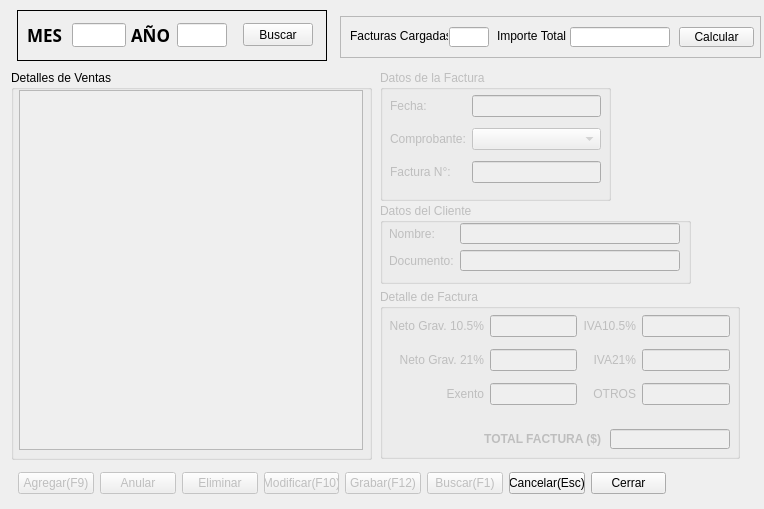
<?xml version="1.0" encoding="UTF-8"?>
<ui version="4.0">
 <class>Ventas</class>
 <widget class="QWidget" name="Ventas">
  <property name="geometry">
   <rect>
    <x>0</x>
    <y>0</y>
    <width>764</width>
    <height>509</height>
   </rect>
  </property>
  <property name="minimumSize">
   <size>
    <width>764</width>
    <height>509</height>
   </size>
  </property>
  <property name="maximumSize">
   <size>
    <width>764</width>
    <height>509</height>
   </size>
  </property>
  <property name="focusPolicy">
   <enum>Qt::StrongFocus</enum>
  </property>
  <property name="windowTitle">
   <string>Ventas</string>
  </property>
  <property name="windowIcon">
   <iconset>
    <normaloff>Iconos/Icon.ico</normaloff>Iconos/Icon.ico</iconset>
  </property>
  <property name="styleSheet">
   <string notr="true"/>
  </property>
  <widget class="QGroupBox" name="groupBox">
   <property name="geometry">
    <rect>
     <x>11</x>
     <y>70</y>
     <width>361</width>
     <height>390</height>
    </rect>
   </property>
   <property name="title">
    <string>Detalles de Ventas</string>
   </property>
   <widget class="QTableWidget" name="Tabla_V">
    <property name="enabled">
     <bool>false</bool>
    </property>
    <property name="geometry">
     <rect>
      <x>8</x>
      <y>20</y>
      <width>344</width>
      <height>360</height>
     </rect>
    </property>
    <property name="focusPolicy">
     <enum>Qt::ClickFocus</enum>
    </property>
    <property name="styleSheet">
     <string notr="true"/>
    </property>
    <property name="horizontalScrollBarPolicy">
     <enum>Qt::ScrollBarAlwaysOff</enum>
    </property>
    <property name="selectionMode">
     <enum>QAbstractItemView::SingleSelection</enum>
    </property>
    <property name="selectionBehavior">
     <enum>QAbstractItemView::SelectRows</enum>
    </property>
    <attribute name="verticalHeaderVisible">
     <bool>false</bool>
    </attribute>
   </widget>
  </widget>
  <widget class="QFrame" name="frame">
   <property name="geometry">
    <rect>
     <x>17</x>
     <y>10</y>
     <width>310</width>
     <height>51</height>
    </rect>
   </property>
   <property name="frameShape">
    <enum>QFrame::Panel</enum>
   </property>
   <property name="frameShadow">
    <enum>QFrame::Plain</enum>
   </property>
   <widget class="QLabel" name="label_2">
    <property name="geometry">
     <rect>
      <x>10</x>
      <y>13</y>
      <width>40</width>
      <height>24</height>
     </rect>
    </property>
    <property name="font">
     <font>
      <family>Arial Black</family>
      <pointsize>13</pointsize>
      <weight>75</weight>
      <bold>true</bold>
      <kerning>true</kerning>
     </font>
    </property>
    <property name="text">
     <string>MES</string>
    </property>
   </widget>
   <widget class="QLineEdit" name="Line_Mes">
    <property name="geometry">
     <rect>
      <x>55</x>
      <y>13</y>
      <width>54</width>
      <height>24</height>
     </rect>
    </property>
   </widget>
   <widget class="QLabel" name="label_3">
    <property name="geometry">
     <rect>
      <x>114</x>
      <y>13</y>
      <width>41</width>
      <height>24</height>
     </rect>
    </property>
    <property name="font">
     <font>
      <family>Arial Black</family>
      <pointsize>13</pointsize>
      <weight>75</weight>
      <bold>true</bold>
      <kerning>true</kerning>
     </font>
    </property>
    <property name="text">
     <string>AÑO</string>
    </property>
   </widget>
   <widget class="QLineEdit" name="Line_Ano">
    <property name="geometry">
     <rect>
      <x>160</x>
      <y>13</y>
      <width>50</width>
      <height>24</height>
     </rect>
    </property>
   </widget>
   <widget class="QPushButton" name="B_BuscarP">
    <property name="geometry">
     <rect>
      <x>226</x>
      <y>13</y>
      <width>70</width>
      <height>23</height>
     </rect>
    </property>
    <property name="focusPolicy">
     <enum>Qt::ClickFocus</enum>
    </property>
    <property name="text">
     <string>Buscar</string>
    </property>
    <property name="autoDefault">
     <bool>true</bool>
    </property>
   </widget>
  </widget>
  <widget class="QGroupBox" name="G_Fact">
   <property name="enabled">
    <bool>false</bool>
   </property>
   <property name="geometry">
    <rect>
     <x>380</x>
     <y>70</y>
     <width>231</width>
     <height>131</height>
    </rect>
   </property>
   <property name="focusPolicy">
    <enum>Qt::NoFocus</enum>
   </property>
   <property name="title">
    <string>Datos de la Factura</string>
   </property>
   <widget class="QWidget" name="layoutWidget">
    <property name="geometry">
     <rect>
      <x>10</x>
      <y>20</y>
      <width>211</width>
      <height>101</height>
     </rect>
    </property>
    <property name="focusPolicy">
     <enum>Qt::StrongFocus</enum>
    </property>
    <layout class="QGridLayout" name="gridLayout">
     <item row="1" column="0">
      <widget class="QLabel" name="label_4">
       <property name="focusPolicy">
        <enum>Qt::NoFocus</enum>
       </property>
       <property name="text">
        <string>Comprobante:</string>
       </property>
      </widget>
     </item>
     <item row="2" column="0">
      <widget class="QLabel" name="label_5">
       <property name="focusPolicy">
        <enum>Qt::NoFocus</enum>
       </property>
       <property name="text">
        <string>Factura N°:</string>
       </property>
      </widget>
     </item>
     <item row="0" column="0">
      <widget class="QLabel" name="label">
       <property name="focusPolicy">
        <enum>Qt::NoFocus</enum>
       </property>
       <property name="text">
        <string>Fecha:</string>
       </property>
      </widget>
     </item>
     <item row="2" column="1">
      <widget class="QLineEdit" name="L_Fact">
       <property name="focusPolicy">
        <enum>Qt::StrongFocus</enum>
       </property>
       <property name="alignment">
        <set>Qt::AlignCenter</set>
       </property>
       <property name="readOnly">
        <bool>true</bool>
       </property>
      </widget>
     </item>
     <item row="0" column="1">
      <widget class="QLineEdit" name="L_Fecha">
       <property name="focusPolicy">
        <enum>Qt::StrongFocus</enum>
       </property>
       <property name="alignment">
        <set>Qt::AlignCenter</set>
       </property>
       <property name="readOnly">
        <bool>true</bool>
       </property>
      </widget>
     </item>
     <item row="1" column="1">
      <widget class="QComboBox" name="L_Comp">
       <property name="enabled">
        <bool>false</bool>
       </property>
       <property name="focusPolicy">
        <enum>Qt::StrongFocus</enum>
       </property>
      </widget>
     </item>
    </layout>
   </widget>
  </widget>
  <widget class="QGroupBox" name="G_Cliente">
   <property name="enabled">
    <bool>false</bool>
   </property>
   <property name="geometry">
    <rect>
     <x>380</x>
     <y>203</y>
     <width>311</width>
     <height>81</height>
    </rect>
   </property>
   <property name="focusPolicy">
    <enum>Qt::NoFocus</enum>
   </property>
   <property name="title">
    <string>Datos del Cliente</string>
   </property>
   <property name="flat">
    <bool>false</bool>
   </property>
   <property name="checkable">
    <bool>false</bool>
   </property>
   <widget class="QWidget" name="layoutWidget">
    <property name="geometry">
     <rect>
      <x>9</x>
      <y>20</y>
      <width>291</width>
      <height>48</height>
     </rect>
    </property>
    <property name="focusPolicy">
     <enum>Qt::StrongFocus</enum>
    </property>
    <layout class="QGridLayout" name="gridLayout_2">
     <item row="0" column="0">
      <widget class="QLabel" name="label_6">
       <property name="focusPolicy">
        <enum>Qt::NoFocus</enum>
       </property>
       <property name="text">
        <string>Nombre:</string>
       </property>
      </widget>
     </item>
     <item row="0" column="1">
      <widget class="QLineEdit" name="L_Nomb">
       <property name="focusPolicy">
        <enum>Qt::ClickFocus</enum>
       </property>
       <property name="alignment">
        <set>Qt::AlignCenter</set>
       </property>
       <property name="readOnly">
        <bool>true</bool>
       </property>
      </widget>
     </item>
     <item row="1" column="0">
      <widget class="QLabel" name="label_7">
       <property name="focusPolicy">
        <enum>Qt::NoFocus</enum>
       </property>
       <property name="text">
        <string>Documento:</string>
       </property>
      </widget>
     </item>
     <item row="1" column="1">
      <widget class="QLineEdit" name="L_Doc">
       <property name="focusPolicy">
        <enum>Qt::ClickFocus</enum>
       </property>
       <property name="alignment">
        <set>Qt::AlignCenter</set>
       </property>
       <property name="readOnly">
        <bool>true</bool>
       </property>
      </widget>
     </item>
    </layout>
   </widget>
  </widget>
  <widget class="QGroupBox" name="G_Dfact">
   <property name="enabled">
    <bool>false</bool>
   </property>
   <property name="geometry">
    <rect>
     <x>380</x>
     <y>289</y>
     <width>360</width>
     <height>170</height>
    </rect>
   </property>
   <property name="focusPolicy">
    <enum>Qt::NoFocus</enum>
   </property>
   <property name="title">
    <string>Detalle de Factura</string>
   </property>
   <widget class="QWidget" name="layoutWidget">
    <property name="geometry">
     <rect>
      <x>9</x>
      <y>20</y>
      <width>341</width>
      <height>105</height>
     </rect>
    </property>
    <property name="focusPolicy">
     <enum>Qt::StrongFocus</enum>
    </property>
    <layout class="QGridLayout" name="gridLayout_3">
     <item row="1" column="1">
      <widget class="QLineEdit" name="L_Pan21">
       <property name="focusPolicy">
        <enum>Qt::StrongFocus</enum>
       </property>
       <property name="alignment">
        <set>Qt::AlignCenter</set>
       </property>
       <property name="readOnly">
        <bool>true</bool>
       </property>
      </widget>
     </item>
     <item row="0" column="1">
      <widget class="QLineEdit" name="L_Pan105">
       <property name="focusPolicy">
        <enum>Qt::StrongFocus</enum>
       </property>
       <property name="alignment">
        <set>Qt::AlignCenter</set>
       </property>
       <property name="readOnly">
        <bool>true</bool>
       </property>
      </widget>
     </item>
     <item row="1" column="0">
      <widget class="QLabel" name="label_9">
       <property name="focusPolicy">
        <enum>Qt::NoFocus</enum>
       </property>
       <property name="text">
        <string>Neto Grav. 21%</string>
       </property>
       <property name="alignment">
        <set>Qt::AlignRight|Qt::AlignTrailing|Qt::AlignVCenter</set>
       </property>
      </widget>
     </item>
     <item row="0" column="0">
      <widget class="QLabel" name="label_8">
       <property name="focusPolicy">
        <enum>Qt::NoFocus</enum>
       </property>
       <property name="text">
        <string>Neto Grav. 10.5%</string>
       </property>
       <property name="alignment">
        <set>Qt::AlignRight|Qt::AlignTrailing|Qt::AlignVCenter</set>
       </property>
      </widget>
     </item>
     <item row="0" column="3">
      <widget class="QLineEdit" name="Line_Iva105">
       <property name="focusPolicy">
        <enum>Qt::StrongFocus</enum>
       </property>
       <property name="alignment">
        <set>Qt::AlignCenter</set>
       </property>
       <property name="readOnly">
        <bool>true</bool>
       </property>
      </widget>
     </item>
     <item row="1" column="2">
      <widget class="QLabel" name="label_18">
       <property name="focusPolicy">
        <enum>Qt::NoFocus</enum>
       </property>
       <property name="text">
        <string>IVA21%</string>
       </property>
       <property name="alignment">
        <set>Qt::AlignRight|Qt::AlignTrailing|Qt::AlignVCenter</set>
       </property>
      </widget>
     </item>
     <item row="0" column="2">
      <widget class="QLabel" name="label_16">
       <property name="focusPolicy">
        <enum>Qt::NoFocus</enum>
       </property>
       <property name="text">
        <string>IVA10.5%</string>
       </property>
       <property name="alignment">
        <set>Qt::AlignRight|Qt::AlignTrailing|Qt::AlignVCenter</set>
       </property>
      </widget>
     </item>
     <item row="2" column="3">
      <widget class="QLineEdit" name="Line_OtrosN">
       <property name="focusPolicy">
        <enum>Qt::StrongFocus</enum>
       </property>
       <property name="alignment">
        <set>Qt::AlignCenter</set>
       </property>
       <property name="readOnly">
        <bool>true</bool>
       </property>
      </widget>
     </item>
     <item row="2" column="2">
      <widget class="QLabel" name="label_22">
       <property name="sizePolicy">
        <sizepolicy hsizetype="Preferred" vsizetype="Preferred">
         <horstretch>0</horstretch>
         <verstretch>0</verstretch>
        </sizepolicy>
       </property>
       <property name="focusPolicy">
        <enum>Qt::NoFocus</enum>
       </property>
       <property name="text">
        <string>OTROS</string>
       </property>
       <property name="alignment">
        <set>Qt::AlignRight|Qt::AlignTrailing|Qt::AlignVCenter</set>
       </property>
      </widget>
     </item>
     <item row="1" column="3">
      <widget class="QLineEdit" name="Line_Iva21">
       <property name="focusPolicy">
        <enum>Qt::StrongFocus</enum>
       </property>
       <property name="alignment">
        <set>Qt::AlignCenter</set>
       </property>
       <property name="readOnly">
        <bool>true</bool>
       </property>
      </widget>
     </item>
     <item row="2" column="0">
      <widget class="QLabel" name="label_10">
       <property name="focusPolicy">
        <enum>Qt::NoFocus</enum>
       </property>
       <property name="text">
        <string>Exento</string>
       </property>
       <property name="alignment">
        <set>Qt::AlignRight|Qt::AlignTrailing|Qt::AlignVCenter</set>
       </property>
      </widget>
     </item>
     <item row="2" column="1">
      <widget class="QLineEdit" name="L_Exento">
       <property name="focusPolicy">
        <enum>Qt::StrongFocus</enum>
       </property>
       <property name="alignment">
        <set>Qt::AlignCenter</set>
       </property>
       <property name="readOnly">
        <bool>true</bool>
       </property>
      </widget>
     </item>
    </layout>
   </widget>
   <widget class="QLabel" name="label_19">
    <property name="geometry">
     <rect>
      <x>100</x>
      <y>140</y>
      <width>121</width>
      <height>20</height>
     </rect>
    </property>
    <property name="font">
     <font>
      <weight>75</weight>
      <bold>true</bold>
     </font>
    </property>
    <property name="focusPolicy">
     <enum>Qt::NoFocus</enum>
    </property>
    <property name="text">
     <string>TOTAL FACTURA ($)</string>
    </property>
    <property name="alignment">
     <set>Qt::AlignRight|Qt::AlignTrailing|Qt::AlignVCenter</set>
    </property>
   </widget>
   <widget class="QLineEdit" name="Line_Total">
    <property name="geometry">
     <rect>
      <x>230</x>
      <y>140</y>
      <width>120</width>
      <height>20</height>
     </rect>
    </property>
    <property name="font">
     <font>
      <weight>75</weight>
      <bold>true</bold>
     </font>
    </property>
    <property name="focusPolicy">
     <enum>Qt::StrongFocus</enum>
    </property>
    <property name="text">
     <string/>
    </property>
    <property name="alignment">
     <set>Qt::AlignCenter</set>
    </property>
    <property name="readOnly">
     <bool>true</bool>
    </property>
   </widget>
  </widget>
  <widget class="QFrame" name="frame_2">
   <property name="enabled">
    <bool>true</bool>
   </property>
   <property name="geometry">
    <rect>
     <x>340</x>
     <y>16</y>
     <width>421</width>
     <height>42</height>
    </rect>
   </property>
   <property name="frameShape">
    <enum>QFrame::StyledPanel</enum>
   </property>
   <property name="frameShadow">
    <enum>QFrame::Plain</enum>
   </property>
   <widget class="QPushButton" name="B_Calcu">
    <property name="enabled">
     <bool>true</bool>
    </property>
    <property name="geometry">
     <rect>
      <x>339</x>
      <y>11</y>
      <width>75</width>
      <height>20</height>
     </rect>
    </property>
    <property name="focusPolicy">
     <enum>Qt::ClickFocus</enum>
    </property>
    <property name="text">
     <string>Calcular</string>
    </property>
    <property name="autoDefault">
     <bool>true</bool>
    </property>
   </widget>
   <widget class="QLabel" name="label_15">
    <property name="geometry">
     <rect>
      <x>10</x>
      <y>12</y>
      <width>98</width>
      <height>16</height>
     </rect>
    </property>
    <property name="text">
     <string>Facturas Cargadas: </string>
    </property>
   </widget>
   <widget class="QLineEdit" name="L_FactC">
    <property name="geometry">
     <rect>
      <x>109</x>
      <y>11</y>
      <width>40</width>
      <height>20</height>
     </rect>
    </property>
    <property name="focusPolicy">
     <enum>Qt::NoFocus</enum>
    </property>
    <property name="alignment">
     <set>Qt::AlignCenter</set>
    </property>
    <property name="readOnly">
     <bool>true</bool>
    </property>
   </widget>
   <widget class="QLabel" name="label_17">
    <property name="geometry">
     <rect>
      <x>157</x>
      <y>12</y>
      <width>69</width>
      <height>16</height>
     </rect>
    </property>
    <property name="text">
     <string>Importe Total:</string>
    </property>
   </widget>
   <widget class="QLineEdit" name="L_Imptot">
    <property name="geometry">
     <rect>
      <x>230</x>
      <y>11</y>
      <width>100</width>
      <height>20</height>
     </rect>
    </property>
    <property name="focusPolicy">
     <enum>Qt::NoFocus</enum>
    </property>
    <property name="alignment">
     <set>Qt::AlignCenter</set>
    </property>
    <property name="readOnly">
     <bool>true</bool>
    </property>
   </widget>
  </widget>
  <widget class="QWidget" name="">
   <property name="geometry">
    <rect>
     <x>18</x>
     <y>471</y>
     <width>648</width>
     <height>25</height>
    </rect>
   </property>
   <layout class="QHBoxLayout" name="horizontalLayout">
    <item>
     <widget class="QPushButton" name="B_Agregar">
      <property name="enabled">
       <bool>false</bool>
      </property>
      <property name="focusPolicy">
       <enum>Qt::StrongFocus</enum>
      </property>
      <property name="text">
       <string>Agregar(F9)</string>
      </property>
      <property name="shortcut">
       <string>F9</string>
      </property>
      <property name="autoDefault">
       <bool>true</bool>
      </property>
     </widget>
    </item>
    <item>
     <widget class="QPushButton" name="B_Anular">
      <property name="enabled">
       <bool>false</bool>
      </property>
      <property name="focusPolicy">
       <enum>Qt::ClickFocus</enum>
      </property>
      <property name="text">
       <string>Anular</string>
      </property>
      <property name="autoDefault">
       <bool>true</bool>
      </property>
     </widget>
    </item>
    <item>
     <widget class="QPushButton" name="B_Elim">
      <property name="enabled">
       <bool>false</bool>
      </property>
      <property name="focusPolicy">
       <enum>Qt::ClickFocus</enum>
      </property>
      <property name="text">
       <string>Eliminar</string>
      </property>
      <property name="shortcut">
       <string>F10</string>
      </property>
      <property name="autoDefault">
       <bool>true</bool>
      </property>
     </widget>
    </item>
    <item>
     <widget class="QPushButton" name="B_Mod">
      <property name="enabled">
       <bool>false</bool>
      </property>
      <property name="focusPolicy">
       <enum>Qt::ClickFocus</enum>
      </property>
      <property name="text">
       <string>Modificar(F10)</string>
      </property>
      <property name="shortcut">
       <string>F10</string>
      </property>
      <property name="autoDefault">
       <bool>true</bool>
      </property>
     </widget>
    </item>
    <item>
     <widget class="QPushButton" name="B_Grabar">
      <property name="enabled">
       <bool>false</bool>
      </property>
      <property name="focusPolicy">
       <enum>Qt::StrongFocus</enum>
      </property>
      <property name="text">
       <string>Grabar(F12)</string>
      </property>
      <property name="shortcut">
       <string>F12</string>
      </property>
      <property name="autoDefault">
       <bool>true</bool>
      </property>
     </widget>
    </item>
    <item>
     <widget class="QPushButton" name="B_Busc">
      <property name="enabled">
       <bool>false</bool>
      </property>
      <property name="focusPolicy">
       <enum>Qt::ClickFocus</enum>
      </property>
      <property name="text">
       <string>Buscar(F1)</string>
      </property>
      <property name="shortcut">
       <string>F1</string>
      </property>
      <property name="autoDefault">
       <bool>true</bool>
      </property>
     </widget>
    </item>
    <item>
     <widget class="QPushButton" name="B_Canc">
      <property name="focusPolicy">
       <enum>Qt::ClickFocus</enum>
      </property>
      <property name="text">
       <string>Cancelar(Esc)</string>
      </property>
      <property name="shortcut">
       <string>Esc</string>
      </property>
      <property name="autoDefault">
       <bool>true</bool>
      </property>
     </widget>
    </item>
    <item>
     <widget class="QPushButton" name="B_Cerrar">
      <property name="focusPolicy">
       <enum>Qt::ClickFocus</enum>
      </property>
      <property name="text">
       <string>Cerrar</string>
      </property>
      <property name="autoDefault">
       <bool>true</bool>
      </property>
     </widget>
    </item>
   </layout>
  </widget>
 </widget>
 <tabstops>
  <tabstop>Line_Mes</tabstop>
  <tabstop>Line_Ano</tabstop>
  <tabstop>L_Fecha</tabstop>
  <tabstop>L_Comp</tabstop>
  <tabstop>L_Fact</tabstop>
  <tabstop>Line_Iva105</tabstop>
  <tabstop>L_Pan105</tabstop>
  <tabstop>Line_Iva21</tabstop>
  <tabstop>L_Pan21</tabstop>
  <tabstop>L_Exento</tabstop>
  <tabstop>Line_OtrosN</tabstop>
  <tabstop>Line_Total</tabstop>
  <tabstop>B_Grabar</tabstop>
  <tabstop>B_Agregar</tabstop>
 </tabstops>
 <resources/>
 <connections>
  <connection>
   <sender>B_BuscarP</sender>
   <signal>clicked()</signal>
   <receiver>Ventas</receiver>
   <slot>B_Periodo()</slot>
   <hints>
    <hint type="sourcelabel">
     <x>282</x>
     <y>38</y>
    </hint>
    <hint type="destinationlabel">
     <x>431</x>
     <y>225</y>
    </hint>
   </hints>
  </connection>
  <connection>
   <sender>Line_Ano</sender>
   <signal>returnPressed()</signal>
   <receiver>Ventas</receiver>
   <slot>B_Periodo()</slot>
   <hints>
    <hint type="sourcelabel">
     <x>201</x>
     <y>34</y>
    </hint>
    <hint type="destinationlabel">
     <x>384</x>
     <y>303</y>
    </hint>
   </hints>
  </connection>
  <connection>
   <sender>B_Calcu</sender>
   <signal>pressed()</signal>
   <receiver>Ventas</receiver>
   <slot>Calc_Fact()</slot>
   <hints>
    <hint type="sourcelabel">
     <x>712</x>
     <y>36</y>
    </hint>
    <hint type="destinationlabel">
     <x>384</x>
     <y>303</y>
    </hint>
   </hints>
  </connection>
  <connection>
   <sender>B_Agregar</sender>
   <signal>clicked()</signal>
   <receiver>Ventas</receiver>
   <slot>Agregar()</slot>
   <hints>
    <hint type="sourcelabel">
     <x>55</x>
     <y>586</y>
    </hint>
    <hint type="destinationlabel">
     <x>384</x>
     <y>303</y>
    </hint>
   </hints>
  </connection>
  <connection>
   <sender>B_Busc</sender>
   <signal>clicked()</signal>
   <receiver>Ventas</receiver>
   <slot>showClient()</slot>
   <hints>
    <hint type="sourcelabel">
     <x>378</x>
     <y>586</y>
    </hint>
    <hint type="destinationlabel">
     <x>384</x>
     <y>303</y>
    </hint>
   </hints>
  </connection>
  <connection>
   <sender>B_Grabar</sender>
   <signal>clicked()</signal>
   <receiver>Ventas</receiver>
   <slot>Grabar()</slot>
   <hints>
    <hint type="sourcelabel">
     <x>297</x>
     <y>586</y>
    </hint>
    <hint type="destinationlabel">
     <x>384</x>
     <y>303</y>
    </hint>
   </hints>
  </connection>
  <connection>
   <sender>B_Canc</sender>
   <signal>clicked()</signal>
   <receiver>Ventas</receiver>
   <slot>Borrar()</slot>
   <hints>
    <hint type="sourcelabel">
     <x>459</x>
     <y>586</y>
    </hint>
    <hint type="destinationlabel">
     <x>384</x>
     <y>303</y>
    </hint>
   </hints>
  </connection>
  <connection>
   <sender>B_Mod</sender>
   <signal>clicked()</signal>
   <receiver>Ventas</receiver>
   <slot>ModFact()</slot>
   <hints>
    <hint type="sourcelabel">
     <x>217</x>
     <y>586</y>
    </hint>
    <hint type="destinationlabel">
     <x>384</x>
     <y>303</y>
    </hint>
   </hints>
  </connection>
  <connection>
   <sender>B_Anular</sender>
   <signal>clicked()</signal>
   <receiver>Ventas</receiver>
   <slot>AnularFact()</slot>
   <hints>
    <hint type="sourcelabel">
     <x>136</x>
     <y>586</y>
    </hint>
    <hint type="destinationlabel">
     <x>384</x>
     <y>303</y>
    </hint>
   </hints>
  </connection>
  <connection>
   <sender>B_Cerrar</sender>
   <signal>clicked()</signal>
   <receiver>Ventas</receiver>
   <slot>Cerrar()</slot>
   <hints>
    <hint type="sourcelabel">
     <x>539</x>
     <y>586</y>
    </hint>
    <hint type="destinationlabel">
     <x>384</x>
     <y>303</y>
    </hint>
   </hints>
  </connection>
  <connection>
   <sender>Tabla_V</sender>
   <signal>currentCellChanged(int,int,int,int)</signal>
   <receiver>Ventas</receiver>
   <slot>SelectFact()</slot>
   <hints>
    <hint type="sourcelabel">
     <x>179</x>
     <y>269</y>
    </hint>
    <hint type="destinationlabel">
     <x>381</x>
     <y>254</y>
    </hint>
   </hints>
  </connection>
  <connection>
   <sender>B_Elim</sender>
   <signal>clicked()</signal>
   <receiver>Ventas</receiver>
   <slot>Eliminar()</slot>
   <hints>
    <hint type="sourcelabel">
     <x>219</x>
     <y>483</y>
    </hint>
    <hint type="destinationlabel">
     <x>381</x>
     <y>254</y>
    </hint>
   </hints>
  </connection>
 </connections>
 <slots>
  <slot>B_Periodo()</slot>
  <slot>SelectFact()</slot>
  <slot>Calc_Fact()</slot>
  <slot>Agregar()</slot>
  <slot>showClient()</slot>
  <slot>Grabar()</slot>
  <slot>Borrar()</slot>
  <slot>ModFact()</slot>
  <slot>AnularFact()</slot>
  <slot>Cerrar()</slot>
  <slot>Eliminar()</slot>
 </slots>
</ui>
